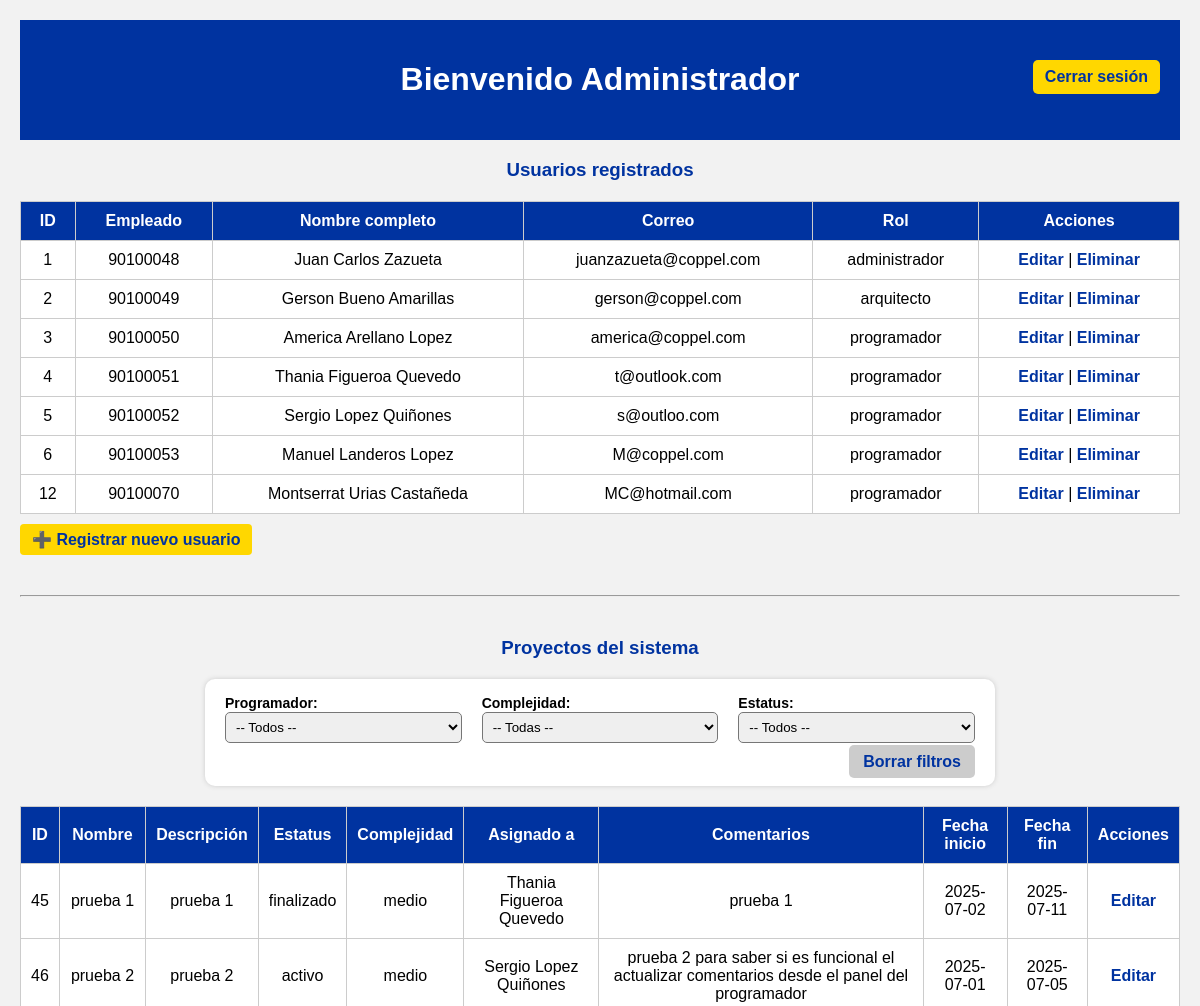
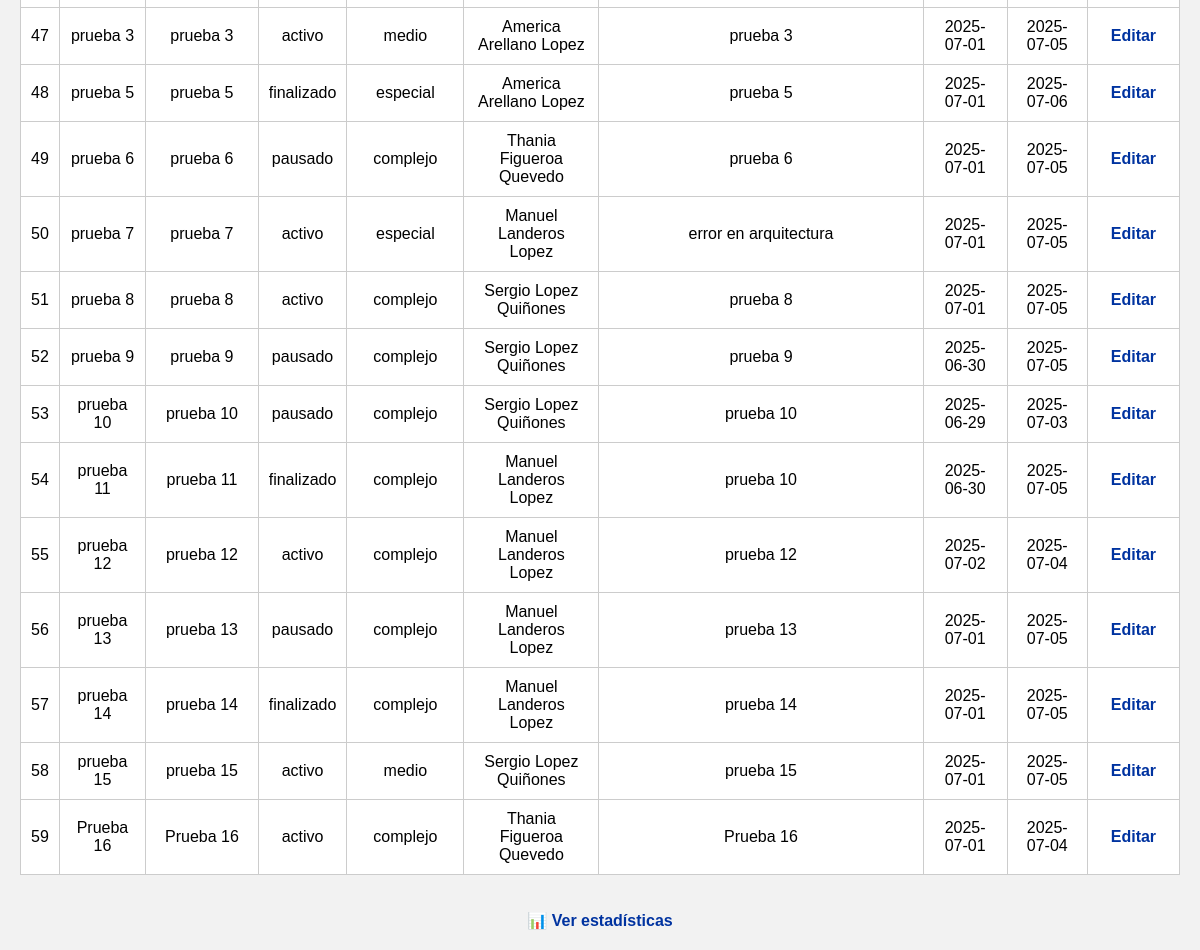
The app's page /admin_panel.php (signed in) with its own data (2 pictures, top to bottom).
### tables this page shows
CREATE TABLE `usuarios` (
  `id` int(10) UNSIGNED NOT NULL,
  `empleado` varchar(8) NOT NULL,
  `nombre` varchar(100) NOT NULL,
  `apellido_paterno` varchar(100) NOT NULL,
  `apellido_materno` varchar(100) NOT NULL,
  `correo` varchar(100) NOT NULL,
  `password` varchar(255) NOT NULL,
  `rol` varchar(20) NOT NULL
);

CREATE TABLE `proyectos` (
  `id` int(10) UNSIGNED NOT NULL,
  `nombre` varchar(100) NOT NULL,
  `descripcion` text NOT NULL,
  `estatus` varchar(20) NOT NULL,
  `asignado_a` int(10) UNSIGNED DEFAULT NULL,
  `comentarios` text DEFAULT NULL,
  `fecha_inicio` date DEFAULT NULL,
  `fecha_fin` date DEFAULT NULL,
  `fecha_creacion` datetime DEFAULT current_timestamp(),
  `complejidad` varchar(20) DEFAULT 'medio'
);

### admin_panel.php (the view, shortened to what this page needs)
<?php
include 'conexion.php';
$usuarios = $conn->query("SELECT id, empleado, nombre, apellido_paterno, apellido_materno, correo, rol FROM usuarios");
$condiciones = [];
$where = count($condiciones) > 0 ? "WHERE " . implode(" AND ", $condiciones) : "";
$proyectos = $conn->query("
    SELECT p.*,
           u.nombre AS nombre_programador,
           u.apellido_paterno AS apellido_programador_paterno,
           u.apellido_materno AS apellido_programador_materno
    FROM proyectos p
    LEFT JOIN usuarios u ON p.asignado_a = u.id
    $where
");
?>
<!DOCTYPE html>
<html lang="es">
<head>
</head>
<body>
<header>
    <h1>Bienvenido Administrador</h1>
    <a class="logout" href="logout.php">Cerrar sesión</a>
</header>
<main>
    <h3>Usuarios registrados</h3>
    <table>
        <tr>
            <th>ID</th>
            <th>Empleado</th>
            <th>Nombre completo</th>
            <th>Correo</th>
            <th>Rol</th>
            <th>Acciones</th>
        </tr>
        <?php while ($u = $usuarios->fetch_assoc()): ?>
        <tr>
            <td><?= $u['id']; ?></td>
            <td><?= $u['empleado']; ?></td>
            <td><?= ucwords($u['nombre'] . ' ' . $u['apellido_paterno'] . ' ' . $u['apellido_materno']); ?></td>
            <td><?= $u['correo']; ?></td>
            <td><?= $u['rol']; ?></td>
            <td>
                <a href="editar_usuario.php?id=<?= $u['id']; ?>">Editar</a> |
                <a href="eliminar_usuario.php?id=<?= $u['id']; ?>" onclick="return confirm('¿Eliminar este usuario?');">Eliminar</a>
            </td>
        </tr>
        <?php endwhile; ?>
    </table>
    <a class="btn" href="agregar_usuario.php">➕ Registrar nuevo usuario</a>
    <hr>
    <h3>Proyectos del sistema</h3>
    <form method="GET" action="admin_panel.php" id="filtrosForm" style="margin: 20px auto; background: #fff; padding: 15px 20px; border-radius: 10px; box-shadow: 0 0 5px #ccc; max-width: 750px;">
        <div style="display: flex; flex-wrap: wrap; gap: 20px; justify-content: space-between;">
            <div style="flex: 1;">
                <label style="font-weight:bold; font-size: 14px;">Programador:</label>
                <select name="programador" onchange="document.getElementById('filtrosForm').submit();" style="width: 100%; padding: 6px; border-radius: 5px;">
                    <option value="">-- Todos --</option>
                </select>
            </div>
            <div style="flex: 1;">
                <label style="font-weight:bold; font-size: 14px;">Complejidad:</label>
                <select name="complejidad" onchange="document.getElementById('filtrosForm').submit();" style="width: 100%; padding: 6px; border-radius: 5px;">
                    <option value="">-- Todas --</option>
                </select>
            </div>
            <div style="flex: 1;">
                <label style="font-weight:bold; font-size: 14px;">Estatus:</label>
                <select name="estatus" onchange="document.getElementById('filtrosForm').submit();" style="width: 100%; padding: 6px; border-radius: 5px;">
                    <option value="">-- Todos --</option>
                </select>
            </div>
        </div>
        <div style="text-align: right; margin-top: 10px;">
            <a href="admin_panel.php" style="background-color: #ccc; color: #0033A0; font-weight: bold; padding: 8px 14px; border-radius: 5px; text-decoration: none;">
                Borrar filtros
            </a>
        </div>
    </form>
    <table>
        <tr>
            <th>ID</th>
            <th>Nombre</th>
            <th>Descripción</th>
            <th>Estatus</th>
            <th>Complejidad</th>
            <th>Asignado a</th>
            <th>Comentarios</th>
            <th>Fecha inicio</th>
            <th>Fecha fin</th>
            <th>Acciones</th>
        </tr>
        <?php while ($p = $proyectos->fetch_assoc()): ?>
        <tr>
            <td><?= $p['id']; ?></td>
            <td><?= $p['nombre']; ?></td>
            <td><?= $p['descripcion']; ?></td>
            <td><?= $p['estatus']; ?></td>
            <td><?= $p['complejidad']; ?></td>
            <td><?= ucwords($p['nombre_programador'] . ' ' . $p['apellido_programador_paterno'] . ' ' . $p['apellido_programador_materno']); ?></td>
            <td><?= $p['comentarios']; ?></td>
            <td><?= $p['fecha_inicio']; ?></td>
            <td><?= $p['fecha_fin']; ?></td>
            <td><a href="editar_proyecto.php?id=<?= $p['id']; ?>">Editar</a></td>
        </tr>
        <?php endwhile; ?>
    </table>
    <br><br>
    <div style="text-align: center;">
        <a href="estadisticas_admin.php">📊 Ver estadísticas</a>
    </div>
</main>
</body>
</html>

### admin_panel.php (style rules this page uses)
body { background-color: #f2f2f2; font-family: Arial, sans-serif; margin: 0; padding: 20px; }
header { background-color: #0033A0; color: white; padding: 20px; text-align: center; }
h2, h3 { color: #0033A0; text-align: center; }
a { color: #0033A0; font-weight: bold; text-decoration: none; }
a.logout { float: right; margin-top: -60px; background-color: #FFD700; padding: 8px 12px; border-radius: 5px; }
table { width: 100%; border-collapse: collapse; margin-top: 20px; background: white; }
th, td { border: 1px solid #ccc; padding: 10px; text-align: center; }
th { background-color: #0033A0; color: white; }
.btn { background-color: #FFD700; color: #0033A0; padding: 6px 12px; font-weight: bold; border-radius: 4px; display: inline-block; margin-top: 10px; }
hr { margin: 40px 0; }

### records on screen
usuarios: id "1", empleado "90100048", nombre+apellido_paterno+apellido_materno "Juan Carlos Zazueta", correo "juanzazueta@coppel.com", rol "administrador"
usuarios: id "2", empleado "90100049", nombre+apellido_paterno+apellido_materno "Gerson Bueno Amarillas", correo "gerson@coppel.com", rol "arquitecto"
usuarios: id "3", empleado "90100050", nombre+apellido_paterno+apellido_materno "America Arellano Lopez", correo "america@coppel.com", rol "programador"
usuarios: id "4", empleado "90100051", nombre+apellido_paterno+apellido_materno "Thania Figueroa Quevedo", correo "t@outlook.com", rol "programador"
usuarios: id "5", empleado "90100052", nombre+apellido_paterno+apellido_materno "Sergio Lopez Quiñones", correo "s@outloo.com", rol "programador"
usuarios: id "6", empleado "90100053", nombre+apellido_paterno+apellido_materno "Manuel Landeros Lopez", correo "M@coppel.com", rol "programador"
usuarios: id "12", empleado "90100070", nombre+apellido_paterno+apellido_materno "Montserrat Urias Castañeda", correo "MC@hotmail.com", rol "programador"
proyectos: id "45", nombre "prueba 1", descripcion "prueba 1", estatus "finalizado", complejidad "medio", usuarios.nombre+apellido_paterno+apellido_materno "Thania Figueroa Quevedo", comentarios "prueba 1", fecha_inicio "2025-07-02", fecha_fin "2025-07-11"
proyectos: id "46", nombre "prueba 2", descripcion "prueba 2", estatus "activo", complejidad "medio", usuarios.nombre+apellido_paterno+apellido_materno "Sergio Lopez Quiñones", comentarios "prueba 2 para saber si es funcional el actualizar comentarios desde el panel del programador", fecha_inicio "2025-07-01", fecha_fin "2025-07-05"
proyectos: id "47", nombre "prueba 3", descripcion "prueba 3", estatus "activo", complejidad "medio", usuarios.nombre+apellido_paterno+apellido_materno "America Arellano Lopez", comentarios "prueba 3", fecha_inicio "2025-07-01", fecha_fin "2025-07-05"
proyectos: id "48", nombre "prueba 5", descripcion "prueba 5", estatus "finalizado", complejidad "especial", usuarios.nombre+apellido_paterno+apellido_materno "America Arellano Lopez", comentarios "prueba 5", fecha_inicio "2025-07-01", fecha_fin "2025-07-06"
proyectos: id "49", nombre "prueba 6", descripcion "prueba 6", estatus "pausado", complejidad "complejo", usuarios.nombre+apellido_paterno+apellido_materno "Thania Figueroa Quevedo", comentarios "prueba 6", fecha_inicio "2025-07-01", fecha_fin "2025-07-05"
proyectos: id "50", nombre "prueba 7", descripcion "prueba 7", estatus "activo", complejidad "especial", usuarios.nombre+apellido_paterno+apellido_materno "Manuel Landeros Lopez", comentarios "error en arquitectura", fecha_inicio "2025-07-01", fecha_fin "2025-07-05"
proyectos: id "51", nombre "prueba 8", descripcion "prueba 8", estatus "activo", complejidad "complejo", usuarios.nombre+apellido_paterno+apellido_materno "Sergio Lopez Quiñones", comentarios "prueba 8", fecha_inicio "2025-07-01", fecha_fin "2025-07-05"
proyectos: id "52", nombre "prueba 9", descripcion "prueba 9", estatus "pausado", complejidad "complejo", usuarios.nombre+apellido_paterno+apellido_materno "Sergio Lopez Quiñones", comentarios "prueba 9", fecha_inicio "2025-06-30", fecha_fin "2025-07-05"
proyectos: id "53", nombre "prueba 10", descripcion "prueba 10", estatus "pausado", complejidad "complejo", usuarios.nombre+apellido_paterno+apellido_materno "Sergio Lopez Quiñones", comentarios "prueba 10", fecha_inicio "2025-06-29", fecha_fin "2025-07-03"
proyectos: id "54", nombre "prueba 11", descripcion "prueba 11", estatus "finalizado", complejidad "complejo", usuarios.nombre+apellido_paterno+apellido_materno "Manuel Landeros Lopez", comentarios "prueba 10", fecha_inicio "2025-06-30", fecha_fin "2025-07-05"
proyectos: id "55", nombre "prueba 12", descripcion "prueba 12", estatus "activo", complejidad "complejo", usuarios.nombre+apellido_paterno+apellido_materno "Manuel Landeros Lopez", comentarios "prueba 12", fecha_inicio "2025-07-02", fecha_fin "2025-07-04"
proyectos: id "56", nombre "prueba 13", descripcion "prueba 13", estatus "pausado", complejidad "complejo", usuarios.nombre+apellido_paterno+apellido_materno "Manuel Landeros Lopez", comentarios "prueba 13", fecha_inicio "2025-07-01", fecha_fin "2025-07-05"
proyectos: id "57", nombre "prueba 14", descripcion "prueba 14", estatus "finalizado", complejidad "complejo", usuarios.nombre+apellido_paterno+apellido_materno "Manuel Landeros Lopez", comentarios "prueba 14", fecha_inicio "2025-07-01", fecha_fin "2025-07-05"
proyectos: id "58", nombre "prueba 15", descripcion "prueba 15", estatus "activo", complejidad "medio", usuarios.nombre+apellido_paterno+apellido_materno "Sergio Lopez Quiñones", comentarios "prueba 15", fecha_inicio "2025-07-01", fecha_fin "2025-07-05"
proyectos: id "59", nombre "Prueba 16", descripcion "Prueba 16", estatus "activo", complejidad "complejo", usuarios.nombre+apellido_paterno+apellido_materno "Thania Figueroa Quevedo", comentarios "Prueba 16", fecha_inicio "2025-07-01", fecha_fin "2025-07-04"
